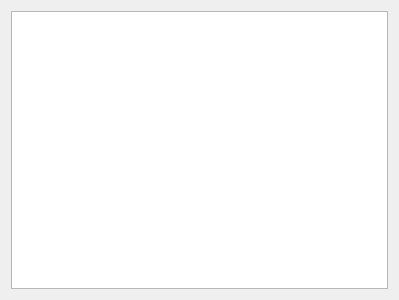
<?xml version="1.0" encoding="UTF-8"?>
<ui version="4.0">
 <class>GammaRay::ApplicationAttributeTab</class>
 <widget class="QWidget" name="GammaRay::ApplicationAttributeTab">
  <property name="geometry">
   <rect>
    <x>0</x>
    <y>0</y>
    <width>399</width>
    <height>300</height>
   </rect>
  </property>
  <layout class="QVBoxLayout" name="verticalLayout">
   <item>
    <widget class="QTreeView" name="attributeView">
     <property name="rootIsDecorated">
      <bool>false</bool>
     </property>
     <property name="uniformRowHeights">
      <bool>true</bool>
     </property>
    </widget>
   </item>
  </layout>
 </widget>
 <resources/>
 <connections/>
</ui>
